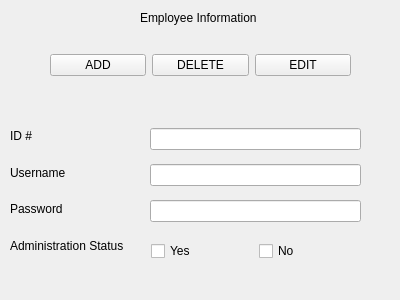
<?xml version="1.0" encoding="UTF-8"?>
<ui version="4.0">
 <class>EmployeeManager</class>
 <widget class="QWidget" name="EmployeeManager">
  <property name="geometry">
   <rect>
    <x>0</x>
    <y>0</y>
    <width>400</width>
    <height>300</height>
   </rect>
  </property>
  <property name="minimumSize">
   <size>
    <width>400</width>
    <height>300</height>
   </size>
  </property>
  <property name="maximumSize">
   <size>
    <width>400</width>
    <height>300</height>
   </size>
  </property>
  <property name="windowTitle">
   <string>Form</string>
  </property>
  <widget class="QWidget" name="gridLayoutWidget">
   <property name="geometry">
    <rect>
     <x>50</x>
     <y>40</y>
     <width>301</width>
     <height>51</height>
    </rect>
   </property>
   <layout class="QGridLayout" name="gridLayout">
    <item row="1" column="2">
     <widget class="QPushButton" name="pushButton_Edit">
      <property name="text">
       <string>EDIT</string>
      </property>
     </widget>
    </item>
    <item row="1" column="0">
     <widget class="QPushButton" name="pushButton_Add">
      <property name="text">
       <string>ADD</string>
      </property>
     </widget>
    </item>
    <item row="1" column="1">
     <widget class="QPushButton" name="pushButton_Delete">
      <property name="text">
       <string>DELETE</string>
      </property>
     </widget>
    </item>
   </layout>
  </widget>
  <widget class="QLabel" name="label_EmployeeInformation">
   <property name="geometry">
    <rect>
     <x>140</x>
     <y>10</y>
     <width>141</width>
     <height>16</height>
    </rect>
   </property>
   <property name="text">
    <string>Employee Information</string>
   </property>
  </widget>
  <widget class="QWidget" name="verticalLayoutWidget">
   <property name="geometry">
    <rect>
     <x>150</x>
     <y>120</y>
     <width>211</width>
     <height>111</height>
    </rect>
   </property>
   <layout class="QVBoxLayout" name="verticalLayout">
    <item>
     <widget class="QLineEdit" name="lineEdit_IdNum"/>
    </item>
    <item>
     <widget class="QLineEdit" name="lineEdit_Username"/>
    </item>
    <item>
     <widget class="QLineEdit" name="lineEdit_Password"/>
    </item>
   </layout>
  </widget>
  <widget class="QWidget" name="verticalLayoutWidget_2">
   <property name="geometry">
    <rect>
     <x>10</x>
     <y>120</y>
     <width>133</width>
     <height>141</height>
    </rect>
   </property>
   <layout class="QVBoxLayout" name="verticalLayout_2">
    <item>
     <widget class="QLabel" name="label_IdNum">
      <property name="text">
       <string>ID #</string>
      </property>
     </widget>
    </item>
    <item>
     <widget class="QLabel" name="label_Username">
      <property name="text">
       <string>Username</string>
      </property>
     </widget>
    </item>
    <item>
     <widget class="QLabel" name="label_Password">
      <property name="text">
       <string>Password</string>
      </property>
     </widget>
    </item>
    <item>
     <widget class="QLabel" name="label_AdministrationStatus">
      <property name="text">
       <string>Administration Status</string>
      </property>
     </widget>
    </item>
   </layout>
  </widget>
  <widget class="QWidget" name="horizontalLayoutWidget">
   <property name="geometry">
    <rect>
     <x>151</x>
     <y>239</y>
     <width>209</width>
     <height>24</height>
    </rect>
   </property>
   <layout class="QHBoxLayout" name="horizontalLayout">
    <item>
     <widget class="QCheckBox" name="checkBox_Yes">
      <property name="text">
       <string>Yes</string>
      </property>
     </widget>
    </item>
    <item>
     <widget class="QCheckBox" name="checkBox_No">
      <property name="text">
       <string>No</string>
      </property>
     </widget>
    </item>
   </layout>
  </widget>
 </widget>
 <resources/>
 <connections/>
</ui>
